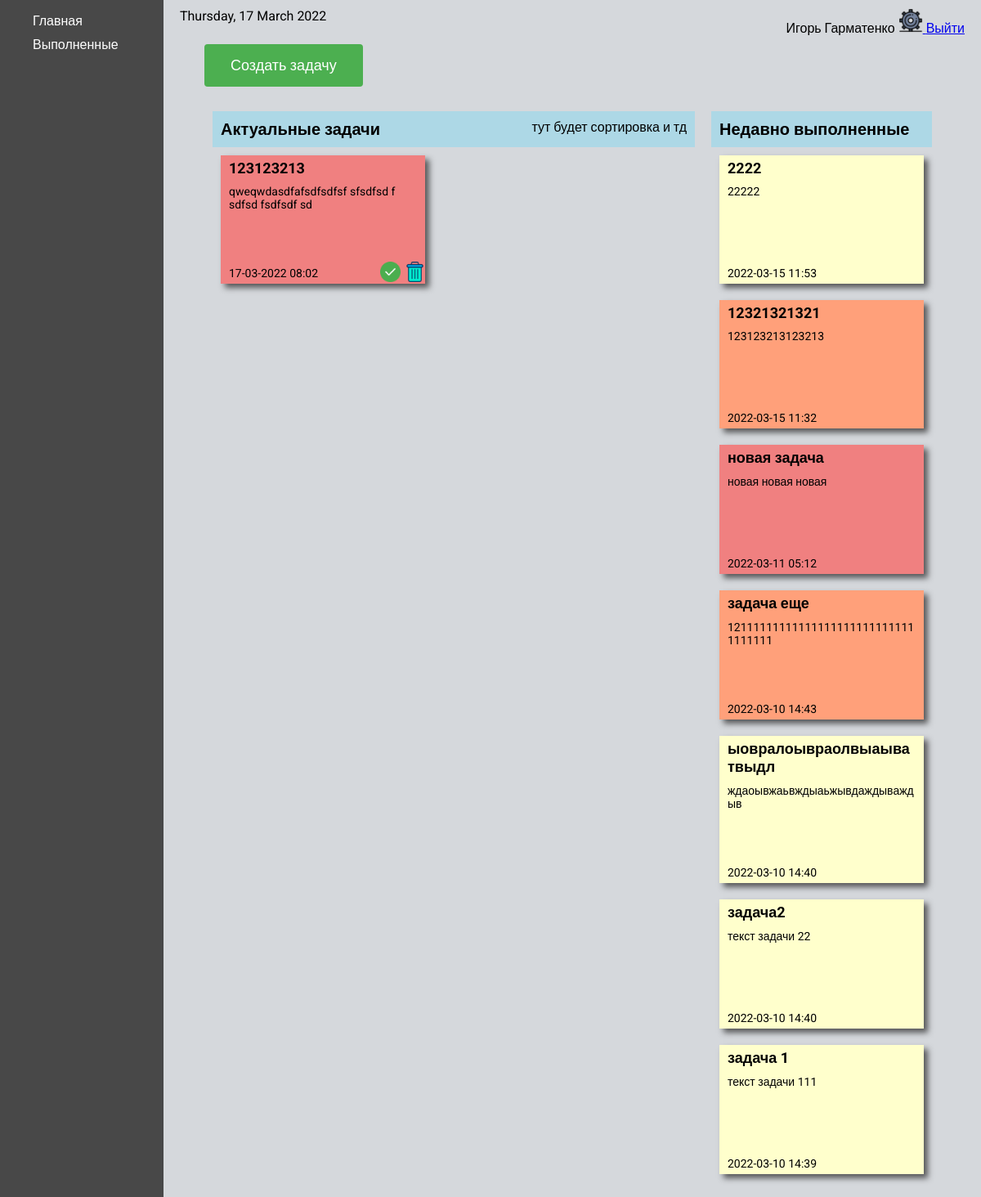
/home/ (signed in), run on an earlier commit of the app's database.
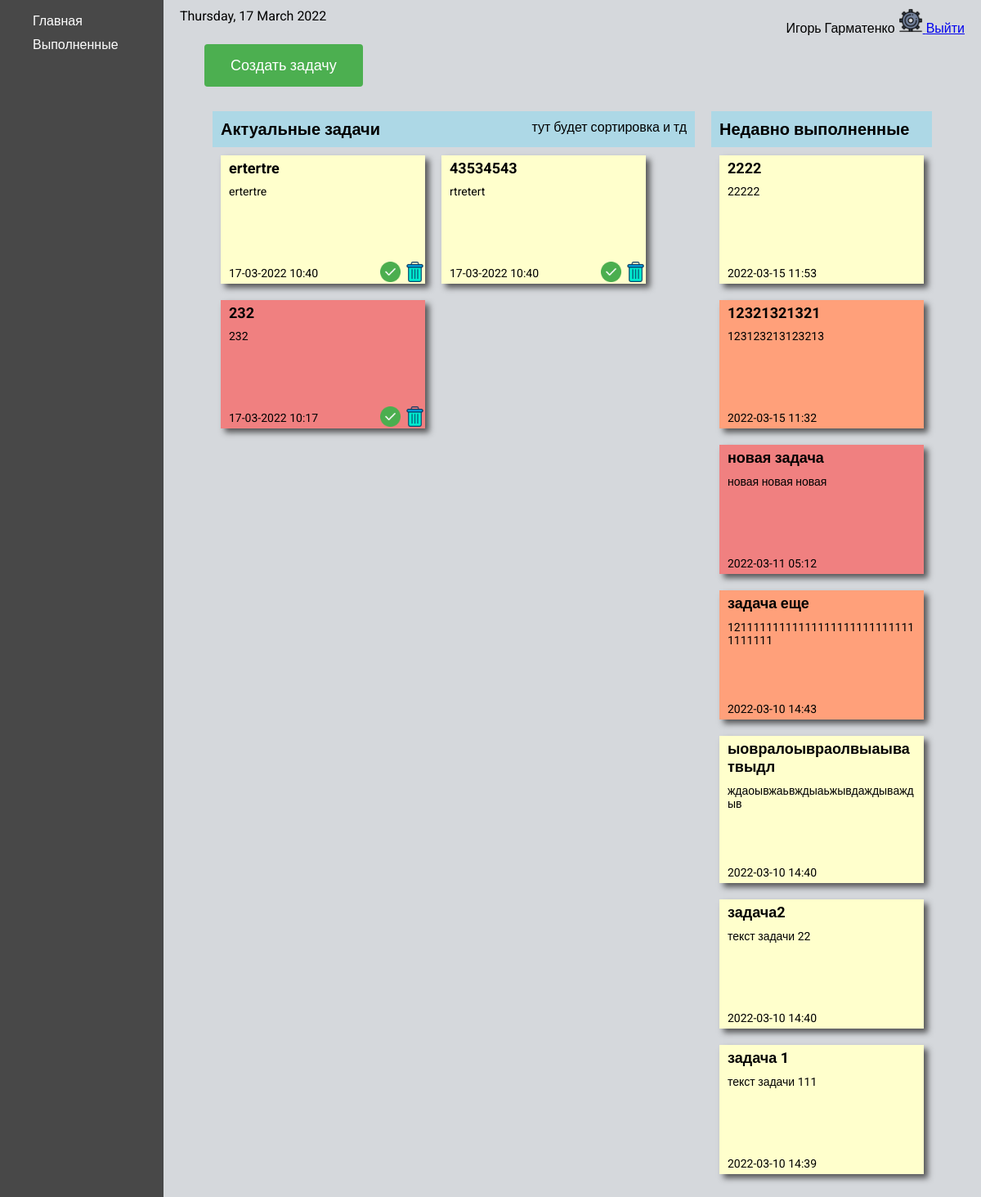
And on a later commit of the database.
### ToDo/models.py (models this page shows, shortened)
class Task(models.Model):
    PRIORITY_LEVEL = (('L', 'low'),
                      ('H', 'hight'),
                      ('M', 'medium'),
                      )
    user = models.ForeignKey(settings.AUTH_USER_MODEL, on_delete=models.CASCADE, null=True, blank=True)
    title = models.CharField(max_length=200)
    descr = models.CharField(max_length=500)
    priority = models.CharField(max_length=10, choices=PRIORITY_LEVEL, default='medium')
    is_finished = models.BooleanField(default=False)
    created_at = models.DateTimeField(auto_now_add=True)
    complated_at = models.DateTimeField(auto_now=True)

### ToDo/views.py (the view)
# urls.py: 2. Add a URL to urlpatterns:  path('', views.home, name='home')
@login_required
def home(request):
    tasks = Task.objects.filter(user_id=request.user.id).order_by('created_at').reverse()
    current_date = date.today().strftime("%A, %d %B %Y")
    return render(request, 'ToDo/home.html', {'menu': home_menu, 'tasks':tasks, 'date':current_date})

### ToDo/templates/ToDo/home.html (shortened to what this page needs)
{% extends 'ToDo/home_base.html' %}
{% load static %}
{% block rightbar %}
    <a class="create__task-btn" href="{% url 'create_task' %}">Создать задачу</a>
    <div class="tasks__wrap">
        <div class="tasks__active_wrap">
            <div class="tasks__header">
                <div class="tasks__active_title">Актуальные задачи</div>
                <div class="tasks__active_info">тут будет сортировка и тд</div>
            </div>
            <div class="tasks__active">
                {% for task in tasks %}
                    {% if not task.is_finished %}
                        <div class="task {{ task.priority }}">
                            <div class="task__title">
                                <a class="task__edit-link" href="{% url 'task-edit' task.id %}">{{ task.title }}</a>
                            </div>
                            <div class="task__descr">{{ task.descr }}</div>
                            <div class="task__created_at">{{ task.created_at|date:'d-m-Y H:i' }}</div>
                            <a href="#"><img class="task__done_img" src="{% static 'ToDo/images/done.png' %}" alt="done task" onclick="document.getElementById('done').style.display='block'; return false;"></a>
                            <a href="#"><img class="task__delete_img" src="{% static 'ToDo/images/delete.png' %}" alt="delete task" onclick="document.getElementById('delete').style.display='block'; return false;"></a>
                        </div>
                    {% endif %}
                {% endfor %}
            </div>
        </div>
        <div class="tasks__completed_wrap">
            <div class="tasks__header">
                <div class="tasks__active_title">Недавно выполненные</div>
            </div>
            <div class="tasks__completed">
                {% for task in tasks %}
                    {% if task.is_finished %}
                        <div class="task {{ task.priority }}">
                            <div class="task__title">{{ task.title }}</div>
                            <div class="task__descr">{{ task.descr }}</div>
                            <div class="task__created_at">{{ task.created_at|date:'Y-m-d H:i' }}</div>
                        </div>
                    {% endif %}
                {% endfor %}
            </div>
    </div>
{% endblock %}

### ToDo/templates/ToDo/home_base.html
{% extends 'ToDo/base.html' %}
{% load static %}
{% block content %}
    <div class="main">
        <div  class="leftbar">
            <ul class="home_menu">
                {% for key, item in menu.items %}
                    <li class="home_menu__item"><a href="{% url key %}">{{ item }}</a></li>
                {% endfor %}
            </ul>
        </div>
        <div  class="rightbar">
            <div class="home_nav">
                <div class="date">{{ date }}</div>
                <div class="home_info">
                        {% if request.user.is_authenticated %}
                        <span>{{ user.first_name }} {{ user.last_name }}</span>
                        <a href="{% url 'user_settings' %}">
                            <img class="settings__icon" src="{% static 'ToDo/images/settings.png' %}" alt="settings">
                        </a>
                        <a href="{% url 'logout' %}">Выйти</a>
                    {% endif %}
                </div>
            </div>
            {% block rightbar %}
            {% endblock %}
        </div>
    </div>
{% endblock %}

What changed in the data, as far as the page shows it:
removed Task: title "123123213", descr "qweqwdasdfafsdfsdfsf sfsdfsd f sdfsd fsdfsdf sd", created_at "17-03-2022 08:02", is_finished False (drawn), priority "H" (drawn)
added Task: title "ertertre", descr "ertertre", created_at "17-03-2022 10:40", is_finished False (drawn), priority "L" (drawn)
added Task: title "43534543", descr "rtretert", created_at "17-03-2022 10:40", is_finished False (drawn), priority "L" (drawn)
added Task: title "232", descr "232", created_at "17-03-2022 10:17", is_finished False (drawn), priority "H" (drawn)
